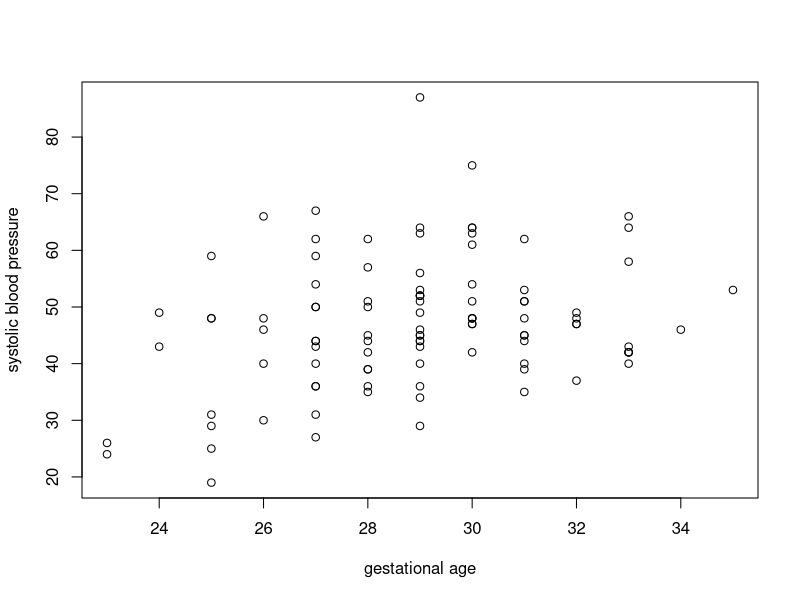
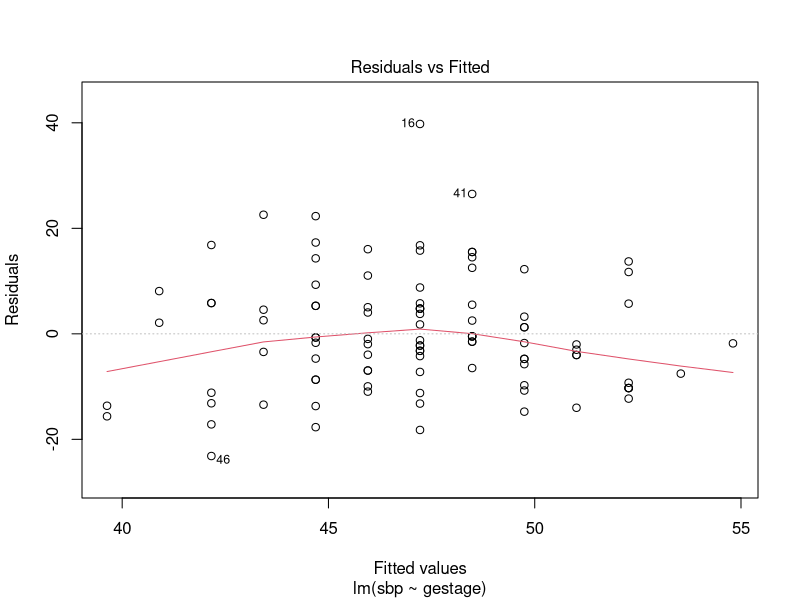

Write the R code that produced these figures, in order.
data <- read.table(file="lowbwt.txt", header = TRUE)
plot(data$gestage, data$sbp, xlab = "gestational age", ylab = "systolic blood pressure")
lm(formula = data$sbp ~ data$gestage)
summary(lm(formula = data$sbp ~ data$gestage))
fit <- lm(sbp~gestage, data=data)
predict(fit, newdata=data.frame(gestage=31),interval='confidence')
predict(fit, newdata=data.frame(gestage=31),interval='prediction')
plot(fit, which=1)
